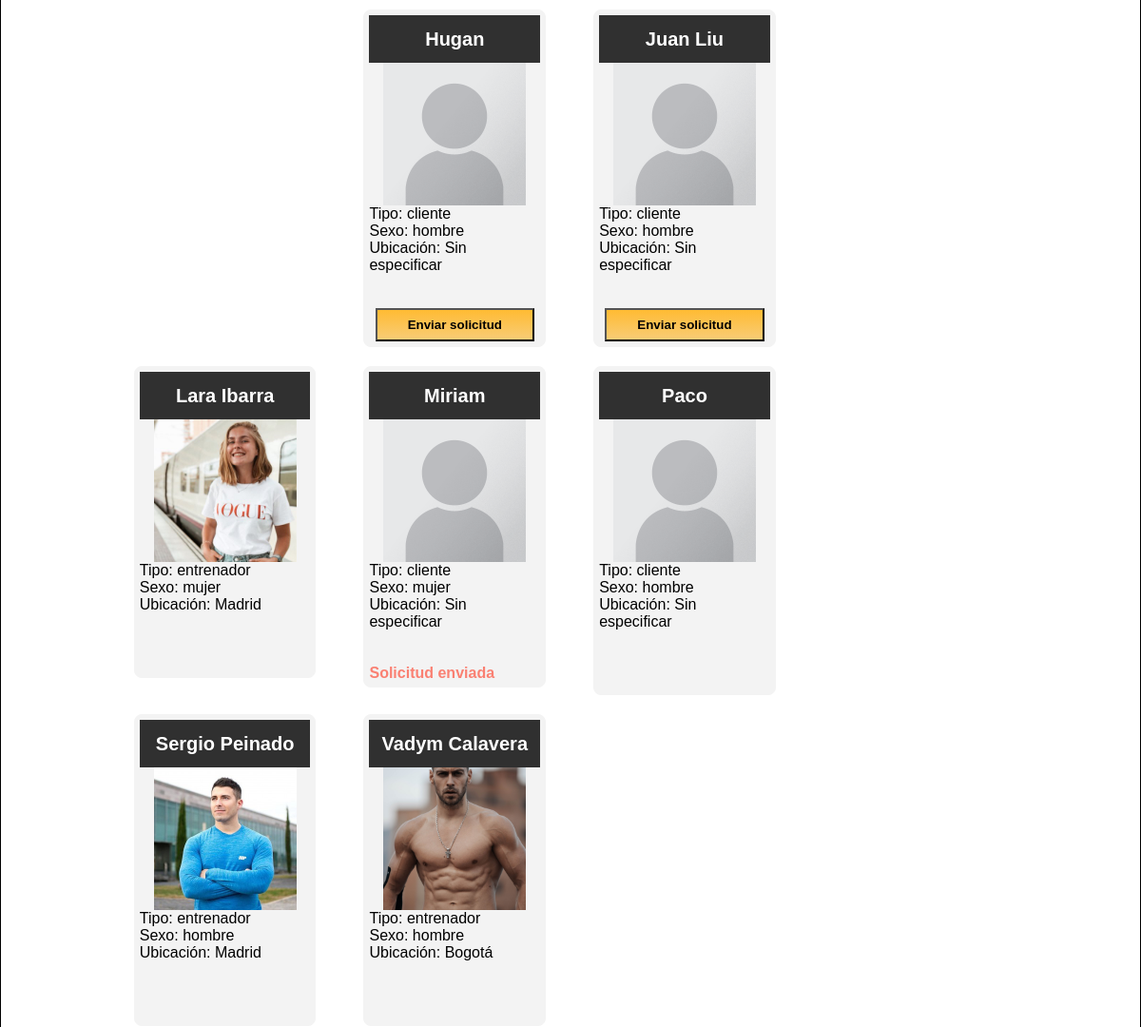
Page /usuarios.php (signed in, middle part) on the earlier database version.
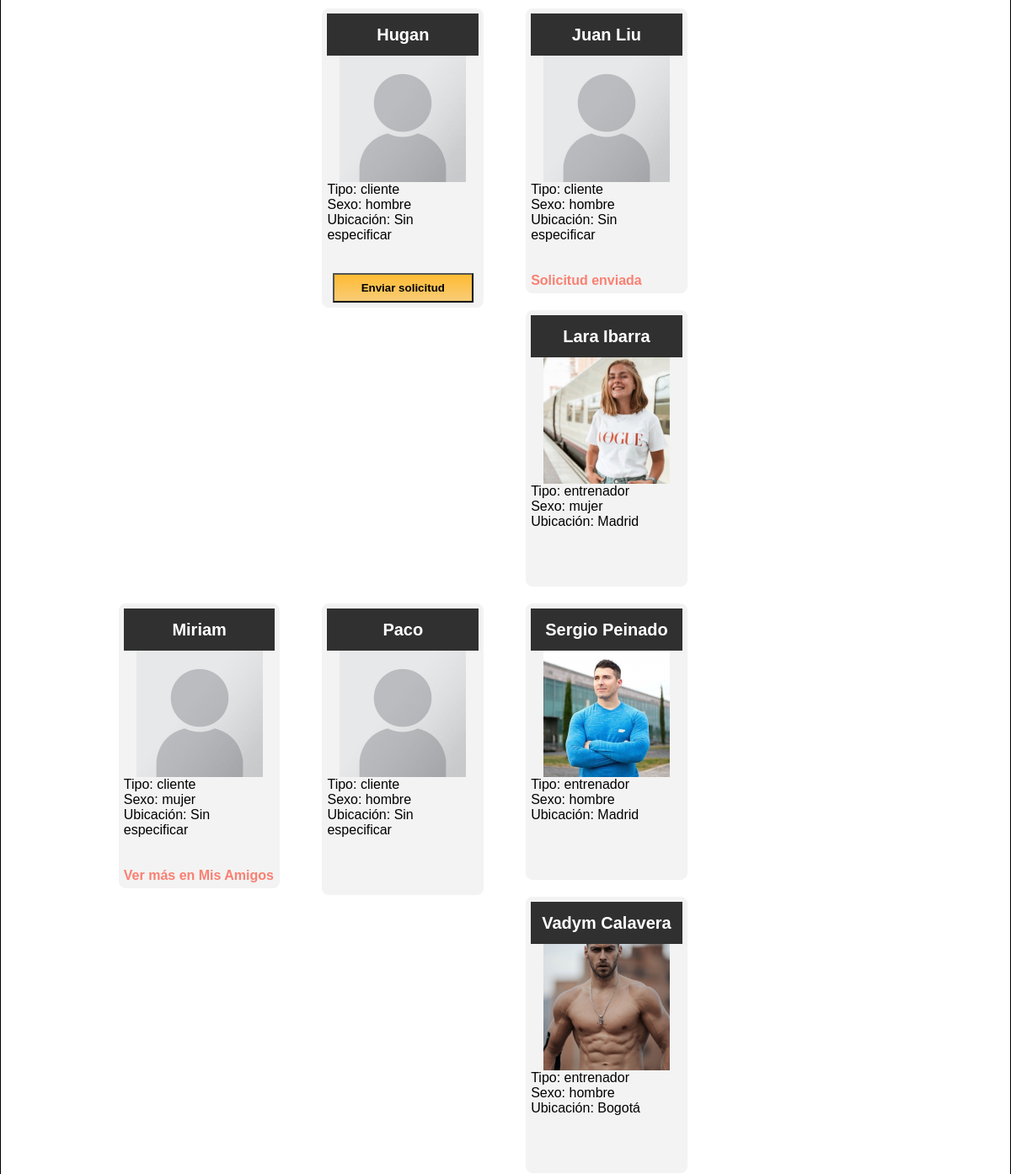
Same page on the later database version.
### tables this page shows
CREATE TABLE `usuario` (
  `nif` varchar(10) NOT NULL,
  `nombre` varchar(30) NOT NULL,
  `contrasenna` varchar(255) NOT NULL,
  `foto` varchar(255) DEFAULT 'includes/img/usuarios/default.png',
  `email` varchar(30) DEFAULT NULL,
  `sexo` varchar(6) DEFAULT NULL,
  `fechaNac` date DEFAULT NULL,
  `telefono` varchar(15) DEFAULT NULL,
  `ubicacion` varchar(50) DEFAULT NULL,
  `peso` decimal(5,2) DEFAULT NULL,
  `altura` decimal(5,0) DEFAULT NULL,
  `preferencias` varchar(50) DEFAULT NULL,
  `tipoUsuario` tinyint(2) NOT NULL DEFAULT 0,
  `titulacion` varchar(30) DEFAULT NULL,
  `especialidad` varchar(50) DEFAULT NULL,
  `experiencia` varchar(30) DEFAULT NULL
);

CREATE TABLE `amigos` (
  `id` int(10) NOT NULL,
  `usuario1` varchar(10) NOT NULL,
  `usuario2` varchar(10) NOT NULL,
  `estado` enum('aceptado','pendiente','') NOT NULL DEFAULT 'pendiente'
);

### includes/DAOs/DAO.php (called while the page is built, shortened)
<?php
class DAO {
    private $servername = "localhost";
    private $username = "hercules";
    private $password = "iG8hC62acnPrvIeU";
    private $dbname = "hercules";
    private $mysqli = null;
    public function __construct(){
        if(!$this->mysqli){
            $this->mysqli = new mysqli($this->servername, $this->username, $this->password, $this->dbname);
        }
    }
    protected function consultarv2($sql){
        if ($sql != "") {
            $consulta = $this->mysqli->query($sql) or die ($this->mysqli->error. " en la linea ".(__LINE__-1));
            $tablaDatos = array();
            if (substr($sql, 0, 6) == "SELECT") {
                if ($consulta) {
                    while ($fila = mysqli_fetch_assoc($consulta)){
                        array_push($tablaDatos, $fila);
                    }
                }
            }
            return $tablaDatos;
        }
        else {
            return 0;
        }
    }
}

### includes/controller.php (called while the page is built, shortened)
<?php
require_once(__DIR__ . '/DAOs/usuarioDAO.php');
class controller{
    private $usuarioDAO;
    private static $instance = null;
    public function __construct(){
        $this->usuarioDAO = new UsuarioDAO();
    }
     public static function getInstance() {
        if (null === self::$instance) {
            self::$instance = new self();
        }
        return self::$instance;
    }
    public function verUsuarios()
    {
        return $this->usuarioDAO->verUsuarios();
    }
    public function listarMisAmigos($nif){
        return $this->usuarioDAO->listarMisAmigos($nif);
    }
}

### includes/config.php (called while the page is built, shortened)
<?php
require_once __DIR__.'/TOs/TOUsuario.php';
require_once __DIR__.'/controller.php';
$ctrl = controller::getInstance();

### includes/DAOs/usuarioDAO.php (called while the page is built, shortened)
<?php
require_once(__DIR__.'/DAO.php');
require_once(__DIR__.'/../TOs/TOUsuario.php');
class UsuarioDAO extends DAO {
    public function verUsuarios()
    {
        $query = "SELECT nif, sexo, nombre, foto, tipoUsuario, ubicacion from usuario
            where tipoUsuario = 0 or tipoUsuario = 1 order by nombre";
        return $this->consultarv2($query);
    }
    public function listarMisAmigos($nif){
         $query = "SELECT * FROM amigos WHERE usuario1 = '".$nif."' or usuario2 = '".$nif."'";
          return $this->consultarv2($query);
    }
}

### includes/TOs/TOUsuario.php (called while the page is built, shortened)
<?php
class TOUsuario {
    private $nif;
    private $tipoUsuario;
    public function getNif()
    {
        return $this->nif;
    }
    public function getTipoUsuario()
    {
        return $this->tipoUsuario;
    }
}

### usuarios.php (the view, shortened to what the changed rows need)
<?php
	require_once 'includes/config.php';
?>
<!DOCTYPE html>
<html>
<head>
	<link rel="stylesheet" type="text/css" href="includes/css/estilo.css" />
</head>
<body>
<div id="contenedor">
	<div id="contenido">
		<?php
		$usuarios = $ctrl->verUsuarios();
        echo '<div class="entrenadores-all">';
        echo '<ul>';
        foreach ($usuarios as $valor)
        {
            echo '<li>';
            echo '<h4>'.$valor['nombre'].'</h4>';
            echo '<img src='.$valor['foto'].' alt="Foto usuario"/>';
            if ($valor['tipoUsuario'] == 0)
                echo 'Tipo: cliente <br>';
            else
                echo 'Tipo: entrenador <br>';
            echo 'Sexo: '.$valor['sexo'].'<br>';
            echo 'Ubicación: '.$valor['ubicacion'].'<br>';
            echo '<p />';
            if ((isset($_SESSION['usuario']))
                && ($_SESSION['usuario']->getTipoUsuario() == 0) && ($valor['tipoUsuario'] == 0)
                && ($valor['nif'] != $_SESSION['usuario']->getNif()))
            {
                $amigos = $ctrl->listarMisAmigos($_SESSION['usuario']->getNif());
                $ok = true;
                if ((count($amigos) == 0) || (!in_array($valor['nif'], $amigos)))
                {
                    foreach ($amigos as $value)
                    {
                        if ((($valor['nif'] == $value['usuario1'])
                            || ($valor['nif'] == $value['usuario2']))
                            && ($value['estado'] == 'aceptado'))
                        {
                            echo '<div class="texto-amigos">
                                    Ver más en Mis Amigos <br>
                                 </div>';
                            $ok = false;
                            break;
                        }
                        elseif (($valor['nif'] == $value['usuario1'])
                            && ($value['estado'] == 'pendiente'))
                        {
                            echo '<div class="texto-amigos">
                                    Solicitud recibida <br>
                                 </div>';
                            $ok = false;
                            break;
                        }
                        elseif (($valor['nif'] == $value['usuario2'])
                            && ($value['estado'] == 'pendiente'))
                        {
                            echo '<div class="texto-amigos">
                                    Solicitud enviada <br>
                                 </div>';
                            $ok = false;
                            break;
                        }
                    }
                }
                if ($ok)
                {
                    echo '<form action="PR_usuarios.php" method="post">';
                    echo '<button type="submit" name="confirmar">Enviar solicitud</button>';
                    echo '</form>';
                }
            }
            else
            {
                echo '<p />';
            }
            echo '</li>';
        }
        echo '</ul>';
        echo '</div>';
		?>
	</div>
</div>
</body>
</html>

Differences in the rows shown:
shown differently, row unchanged: usuario "Juan Liu": no longer shows "Enviar solicitud"
added amigos: estado "Solicitud enviada", shown under usuario "Juan Liu"
changed amigos (number 2 of 2 on the later page): estado "Solicitud enviada" → "Ver más en Mis Amigos"
